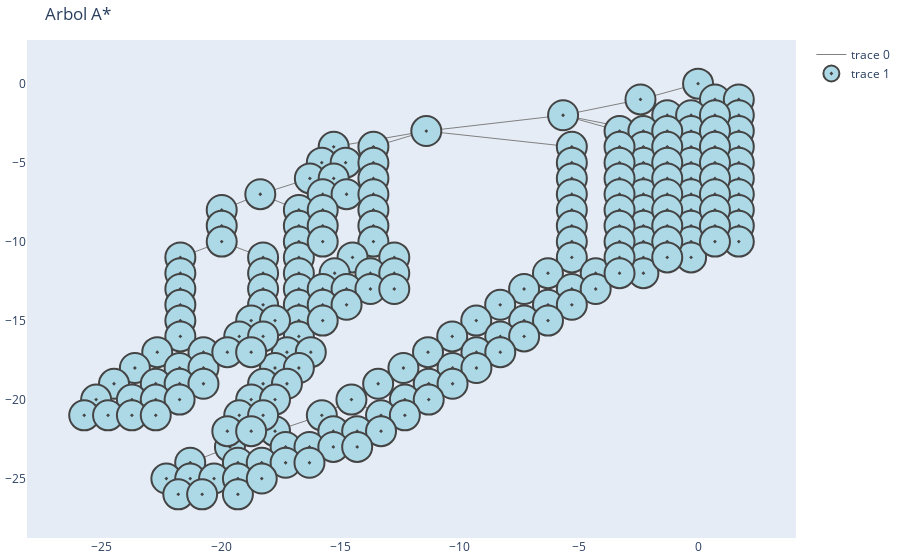

The notebook cell this image was saved under:
### Code cell
ejecutar_ASTAR(origen, meta)

### Figure 1 — Plotly figure (JSON) as saved in the notebook; plotly's stock layout.template omitted (floating-point values rounded to 4 significant figures; data arrays with more than 128 entries replaced by an {"elided": "..."} marker saying what was removed)
{"data": [{"hoverinfo": "none", "line": {"color": "gray", "width": 1}, "mode": "lines", "type": "scatter", "x": {"elided": "627 float values"}, "y": {"elided": "627 int values"}}, {"hoverinfo": "text", "marker": {"color": "lightblue", "line": {"width": 2}, "size": 30, "symbol": "circle-dot"}, "mode": "markers", "text": {"elided": "210 str values"}, "textposition": "middle center", "type": "scatter", "x": {"elided": "210 float values"}, "y": {"elided": "210 int values"}}], "layout": {"margin": {"b": 20, "l": 5, "r": 5, "t": 40}, "showlegend": true, "title": {"text": "Arbol A*"}, "xaxis": {"showgrid": false, "zeroline": false}, "yaxis": {"showgrid": false, "zeroline": false}}}
